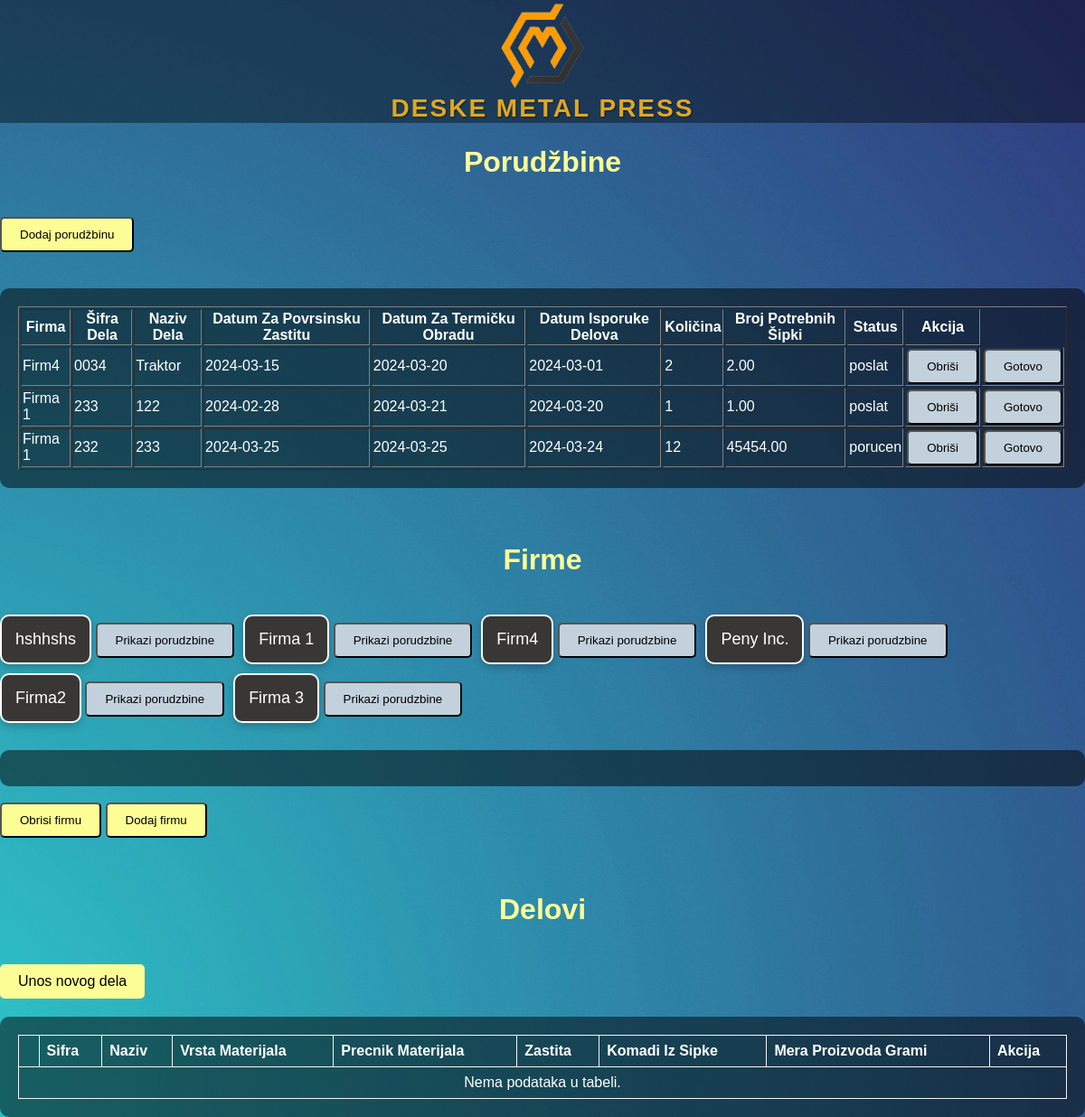
The page / on the database its author committed.
### tables this page shows
CREATE TABLE IF NOT EXISTS `porudzbine` (
    `PorudzbinaID` int NOT NULL AUTO_INCREMENT,
    `SifraDela` varchar(255) DEFAULT NULL,
    `NazivDela` varchar(255) DEFAULT NULL,
    `DatumZaPovrsinskuZastitu` date DEFAULT NULL,
    `DatumZaTermickuObradu` date DEFAULT NULL,
    `DatumIsporukeDelova` date DEFAULT NULL,
    `Kolicina` int DEFAULT NULL,
    `BrojPotrebnihSipki` decimal(10, 2) DEFAULT NULL,
    PRIMARY KEY (`PorudzbinaID`)
);

CREATE TABLE IF NOT EXISTS `firm` (
    `firmId` bigint NOT NULL,
    `name` varchar(255) DEFAULT NULL,
    PRIMARY KEY (`firmId`)
);

CREATE TABLE IF NOT EXISTS `firm_orders` (
    `firmId` bigint DEFAULT NULL,
    `orderId` bigint DEFAULT NULL,
    `status` enum('porucen', 'poslat') DEFAULT NULL
);

### index.php (the view, shortened to what this page needs)
<?php
include 'connection.php';
?>
<!DOCTYPE html>
<html lang="en">
<head>
    <link rel="stylesheet" type="text/css" href="styles/index.css">
    <link rel="stylesheet" type="text/css" href="styles/add_firm.css">
    <link rel="stylesheet" type="text/css" href="styles/image.css">
</head>
<body>
    <header>
        <img src="logooo.png" style='height:100px; width:100px;'>
        <h2>DESKE metal press</h2>
    </header>
    <div class='spacer'> </div>
    <h1>Porudžbine</h1>
    <form method="get" action="dodaj_porudzbinu.php">
        <input type="submit" value="Dodaj porudžbinu" class="dugme">
    </form>
    <div style="height: 20px;"></div>
    <div class="underlay">
        <div class="table-wrapper">
            <table class="custom-table">
                <?php
                $sql = "SELECT p.*, f.name AS firm_name, fo.status
            FROM Porudzbine p
            INNER JOIN firm_orders fo ON p.PorudzbinaID = fo.orderId
            INNER JOIN firm f ON fo.firmId = f.firmId
            ORDER BY DatumIsporukeDelova ASC";
                $result = $conn->query($sql);
                if ($result->num_rows > 0) {
                    echo "<table border='1'>";
                    echo "<tr>
                <th>Firma</th>
                <th>Šifra Dela</th>
                <th>Naziv Dela</th>
                <th>Datum Za Povrsinsku Zastitu</th>
                <th>Datum Za Termičku Obradu</th>
                <th>Datum Isporuke Delova</th>
                <th>Količina</th>
                <th>Broj Potrebnih Šipki</th>
                <th>Status</th>
                <th>Akcija</th>
            </tr>";
                    while ($row = $result->fetch_assoc()) {
                        echo "<tr>";
                        echo "<td>" . $row["firm_name"] . "</td>";
                        echo "<td>" . $row["SifraDela"] . "</td>";
                        echo "<td>" . $row["NazivDela"] . "</td>";
                        echo "<td>" . $row["DatumZaPovrsinskuZastitu"] . "</td>";
                        echo "<td>" . $row["DatumZaTermickuObradu"] . "</td>";
                        echo "<td>" . $row["DatumIsporukeDelova"] . "</td>";
                        echo "<td>" . $row["Kolicina"] . "</td>";
                        echo "<td>" . $row["BrojPotrebnihSipki"] . "</td>";
                        echo "<td>" . $row["status"] . "</td>";
                        echo "<td><button class='dugme2' onclick='showDeleteConfirmation2(" . $row['PorudzbinaID'] . ")'>Obriši</button></td>";
                        echo "<td><button class='dugme2' onclick='prihvatiPorudzbinu(" . $row['PorudzbinaID'] . ")'>Gotovo</button></td>";
                        echo "</tr>";
                    }
                    echo "</table>";
                } else {
                    echo "Nema porudžbina.";
                }
                ?>
            </table>
        </div>
    </div>
    <h1> Firme </h1>
    <?php
    $sql_firms = "SELECT * FROM firm";
    $result_firms = $conn->query($sql_firms);
    if ($result_firms->num_rows > 0) {
        echo "<ul class='firm-list'>";
        while ($row_firm = $result_firms->fetch_assoc()) {
            echo "<li><a href='#'>" . $row_firm["name"] . "</a> <button class='dugme2' onclick='showOrders(\"" . $row_firm["name"] . "\")'>Prikazi porudzbine</button></li>";
        }
        echo "</ul>";
    } else {
        echo "Nema firmi.";
    }
    ?>
    <div class="underlay">
    </div>
    <br>
    <button onclick="openDeleteFirmModal()" class="dugme">Obrisi firmu</button>
    <button onclick="openModal()" class="dugme">Dodaj firmu</button>
    <body>
        <h1>Delovi</h1>
        <a href="add_new_part.php" class="dugme">Unos novog dela</a>
        <?php
        $sql = "SELECT * FROM delovi";
        $result = $conn->query($sql);
        ?>
        <div class="underlay">
            <div class="table-wrapper">
                <table class="custom-table">
                    <tr>
                        <th> </th>
                        <th>Sifra</th>
                        <th>Naziv</th>
                        <th>Vrsta Materijala</th>
                        <th>Precnik Materijala</th>
                        <th>Zastita</th>
                        <th>Komadi Iz Sipke</th>
                        <th>Mera Proizvoda Grami</th>
                        <th>Akcija</th>
                    </tr>
                    <?php
                    if ($result->num_rows > 0) {
                        while ($row = $result->fetch_assoc()) {
                            echo "<tr>";
                            echo "<td><img class='darken-on-hover' src='" . $row["PicturePath"] . "' alt='Slika' onclick='openLightbox(\"" . $row["PicturePath"] . "\")'></td>";
                            echo "<td>" . $row["Sifra"] . "</td>";
                            echo "<td>" . $row["Naziv"] . "</td>";
                            echo "<td>" . $row["VrstaMaterijala"] . "</td>";
                            echo "<td>" . $row["Precnik"] . "</td>";
                            echo "<td>" . $row["Zastita"] . "</td>";
                            echo "<td>" . $row["KomadiIzSipke"] . "</td>";
                            echo "<td>" . $row["MeraProizvodaGrami"] . "</td>";
                            echo "<td><button class='dugme2' onclick='showDeleteConfirmation2(" . $row['Sifra'] . ")'>Obriši</button></td>";
                            echo "</tr>";
                        }
                    } else {
                        echo "<tr><td colspan='9'>Nema podataka u tabeli.</td></tr>";
                    }
                    ?>
                </table>
            </div>
        </div>
    </body>
</html>

### styles/index.css (style rules this page uses)
body { font-family: Arial, sans-serif; background-image: url('background/bgk.jpg'); background-size: cover; background-repeat: no-repeat; color: white; margin: 0; }
.dugme, .Abutton { display: inline-block; padding: 10px 20px; background-color: #fdfd96; color: #000; text-decoration: none; border-radius: 5px; transition: background-color 0.3s, color 0.3s; }
.firm-list { list-style-type: none; padding: 0; margin: 0; }
.firm-list li { display: inline-block; margin-right: 10px; }
.firm-list li a { font-size: 18px; display: inline-block; padding: 15px; background-color: #393636; color: white; text-decoration: none; border: 2px solid white; border-radius: 10px; box-shadow: 0 4px 8px rgba(0, 0, 0, 0.2); transition: transform 0.3s, box-shadow 0.3s; margin-bottom: 10px; }
.table-wrapper { overflow-x: auto; }
.custom-table { width: 100%; border-collapse: collapse; }
.custom-table th, .custom-table td { padding: 8px; border: 1px solid #f4f5f6; color: white; }
.custom-table th { text-align: left; }
.custom-table td { text-align: center; }
.underlay { padding-left: 30px; background-color: rgba(0, 0, 0, 0.5); color: white; padding: 20px; border-radius: 10px; margin-top: 20px; }
h1 { padding-top: 40px; padding-bottom: 20px; text-align: center; color: #fdfd96; }
.dugme2, .Abutton { display: inline-block; padding: 10px 20px; background-color: #c2d1dc; color: #000; text-decoration: none; border-radius: 5px; transition: background-color 0.3s, color 0.3s; width: auto; }
header { background-color: rgba(0, 0, 0, 0.4); text-align: center; position: fixed; top: 0; width: 100%; z-index: 1000; margin-left: 0px; }
header h2 { color: #e0a71f; margin: 0; font-family: 'Arial Black', sans-serif; font-size: 28px; text-transform: uppercase; letter-spacing: 2px; text-shadow: 1px 1px 2px rgba(0, 0, 0, 0.5); }
.spacer { padding-top: 100px; }

### rows shown on the page
porudzbine: firm.name "Firm4", SifraDela "0034", NazivDela "Traktor", DatumZaPovrsinskuZastitu "2024-03-15", DatumZaTermickuObradu "2024-03-20", DatumIsporukeDelova "2024-03-01", Kolicina "2", BrojPotrebnihSipki "2.00", firm_orders.status "poslat"
porudzbine: firm.name "Firma 1", SifraDela "233", NazivDela "122", DatumZaPovrsinskuZastitu "2024-02-28", DatumZaTermickuObradu "2024-03-21", DatumIsporukeDelova "2024-03-20", Kolicina "1", BrojPotrebnihSipki "1.00", firm_orders.status "poslat"
porudzbine: firm.name "Firma 1", SifraDela "232", NazivDela "233", DatumZaPovrsinskuZastitu "2024-03-25", DatumZaTermickuObradu "2024-03-25", DatumIsporukeDelova "2024-03-24", Kolicina "12", BrojPotrebnihSipki "45454.00", firm_orders.status "porucen"
firm: name "hshhshs"
firm: name "Firma 1"
firm: name "Firm4"
firm: name "Peny Inc."
firm: name "Firma2"
firm: name "Firma 3"
